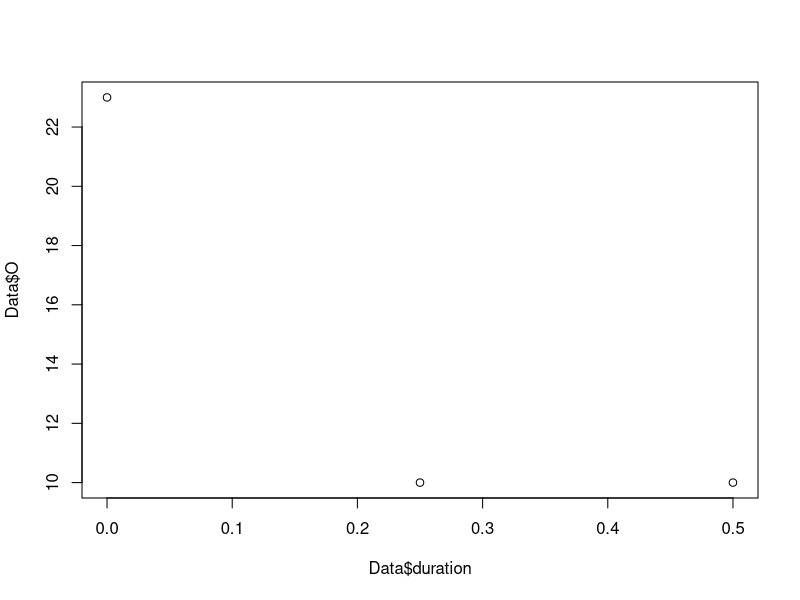
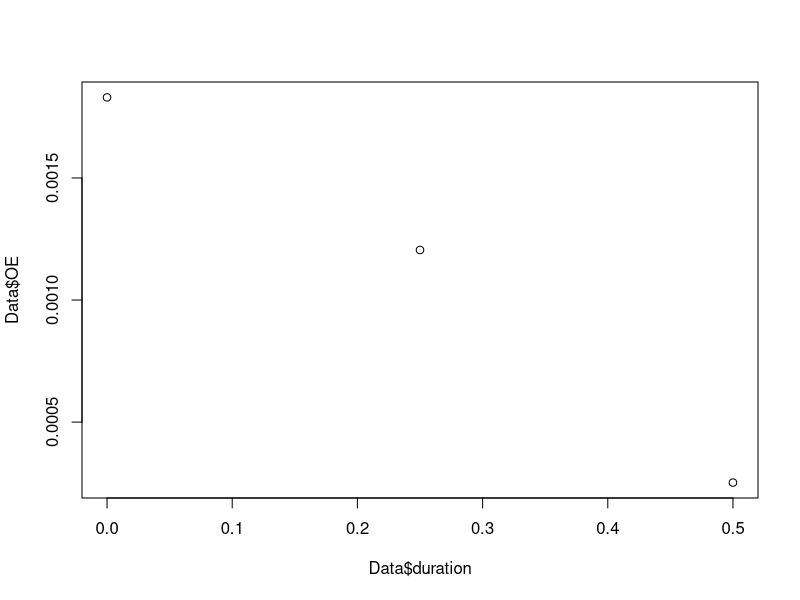

The R source for these figures, in order: (Note: this script raises an error after producing the figures.)
######################################################
####               PAKKER OG DATA                 ####
######################################################
library(tidyverse)
library(ggplot2)
library(dplyr)
library(stats)
library(splines)
library(hexbin)


#Indlæs data:
Data <- read_csv("Data/LY/LYSD.csv")

# Opret variabel OE-rater
Data$OE <- Data$O / Data$E

# Vis data og opsummering
#view(Data)
summary(Data)


######################################################
####          CENTRERING AF COVARIATER            ####
######################################################


############# OVERVEJ DET VENSTRE ENDEPUNKT ####################

# Centrering af 'duration'
midpointsduration<-c((unique(Data$duration)[-1]+unique(Data$duration)[-length(unique(Data$duration))])/2,unique(Data$duration)[length(unique(Data$duration))])
Data$duration_centered<-midpointsduration[match(Data$duration, unique(Data$duration))]



######################################################
####            VISUALISERING AF DATA             ####
######################################################
plot(y=Data$O, x=Data$duration)
plot(y=Data$OE, x=Data$duration)


######################################################
####                  Residualplots               ####
######################################################

residplotduration<-function(model){qplot(Data$duration, .stdresid,data = model)+
    geom_smooth(method = "loess", size = 1, formula = y ~ x) +
    xlab("duration") +
    ylab("fitted values")}

residplotduration(glm_linear_1)

######################################################
####                  GLM MODELLER                ####
######################################################
glm_linear_1 <- glm(O ~ duration, offset = log(E), 
                    family = poisson, data = Data)


######################################################
####         Prædictions- og residualplot         ####
######################################################
#Indsæt den valgte model: 
model <- glm_linear_1

#Prædiktionsplot
Data$predicted_O <- predict(model, type="response")
predplot<-function(model){Data$predicted_O <- predict(model, type="response")
Data$predicted_OE <- Data$predicted_O/Data$E
# Beregn OE-rater med de korrekte E-værdier

# Plot OE-rates over age
plot(Data$duration, Data$OE, 
     col = "blue", 
     pch = 1, 
     xlab = "Duration",
     ylab = "OE Rate",
     main = "OE-rates with additive model over Duration")
lines(Data$duration, Data$predicted_OE, col = "red", lwd = 2)}

residplotduration(model)
predplot(model)

######################################################
####                  POLYNIMIER                  ####
######################################################

glm_poly_1 <- glm(O ~ poly(duration, 1), offset = log(E), 
                  family = poisson, data = Data)

glm_poly_2 <- glm(O ~ poly(duration, 2), offset = log(E), 
                  family = poisson, data = Data)

AIC(glm_linear_1,glm_poly_1,glm_poly_2)


######################################################
####                    SPLINES                   ####
######################################################
glm_splines_2 <- glm(O ~  ns(duration, df = 3), offset = log(E), 
                     family = poisson, data = Data)
glm_splines_3 <- glm(O ~  ns(duration, df = 4), offset = log(E), 
                     family = poisson, data = Data)
glm_splines_4 <- glm(O ~  ns(duration, df = 5), offset = log(E), 
                     family = poisson, data = Data)
glm_splines_5 <- glm(O ~  ns(duration, df = 5), offset = log(E), 
                     family = poisson, data = Data)
glm_splines_6 <- glm(O ~  ns(duration, df = 5), offset = log(E), 
                     family = poisson, data = Data)




######################################################
####         Prædictions- og residualplot         ####
######################################################
#Indsæt den valgte model: 
model <- glm_poly_2

#Prædiktionsplot
Data$predicted_O <- predict(model, type="response")
predplot<-function(model){Data$predicted_O <- predict(model, type="response")
Data$predicted_OE <- Data$predicted_O/Data$E
# Beregn OE-rater med de korrekte E-værdier

# Plot OE-rates over age
plot(Data$duration, Data$OE, 
     col = "blue", 
     pch = 1, 
     xlab = "Duration",
     ylab = "OE Rate",
     main = "OE-rates with additive model over Duration")
lines(Data$duration, Data$predicted_OE, col = "red", lwd = 2)}

residplotduration(model)
predplot(model)


######################################################
####         Prædictions- og residualplot         ####
######################################################
#Indsæt den valgte model: 
model <- glm_splines_2

#Prædiktionsplot
Data$predicted_O <- predict(model, type="response")
predplot<-function(model){Data$predicted_O <- predict(model, type="response")
Data$predicted_OE <- Data$predicted_O/Data$E
# Beregn OE-rater med de korrekte E-værdier

# Plot OE-rates over age
plot(Data$duration, Data$OE, 
     col = "blue", 
     pch = 1, 
     xlab = "Duration",
     ylab = "OE Rate",
     main = "OE-rates with additive model over Duration")
lines(Data$duration, Data$predicted_OE, col = "red", lwd = 2)}

residplotduration(model)
predplot(model)


AIC(glm_linear_1,glm_poly_2,glm_splines_2,glm_splines_3,glm_splines_4,glm_splines_5,glm_splines_6)

View(Data)



